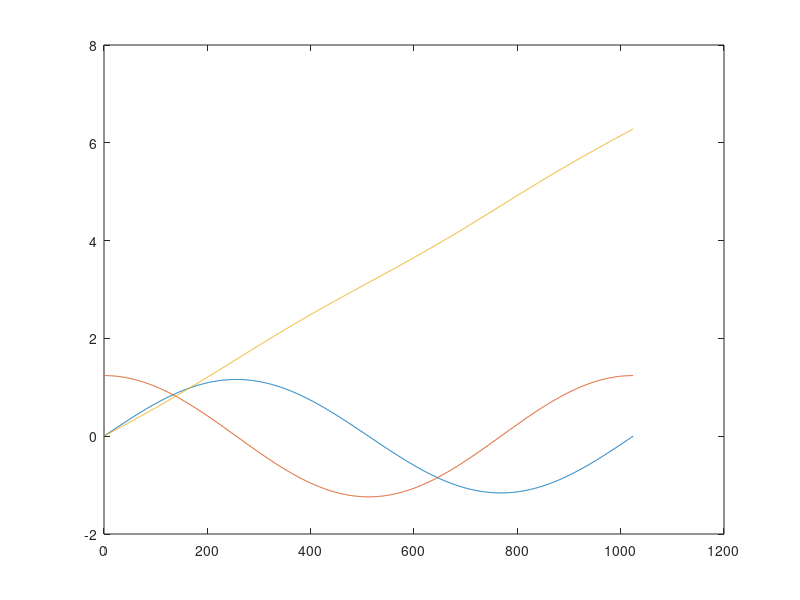

The MATLAB source for this figure:
function [  ] = dif_amplitud(  )
%UNTITLED Summary of this function goes here
%   Detailed explanation goes here
t=1:1024;
T=1024;
r_seno=(2.32/2)*sin(t*2*pi/T);
r_coseno=((2.32+0.16)/2)*cos(t*2*pi/T);
r_arctan=atan2(r_seno,r_coseno);

for i=1:1024
    if(r_arctan(i)<0)
        r_arctan(i)= r_arctan(i)+2*pi;
    end
end


figure();
plot(r_seno)
hold on;
plot(r_coseno);
plot(r_arctan);
end

